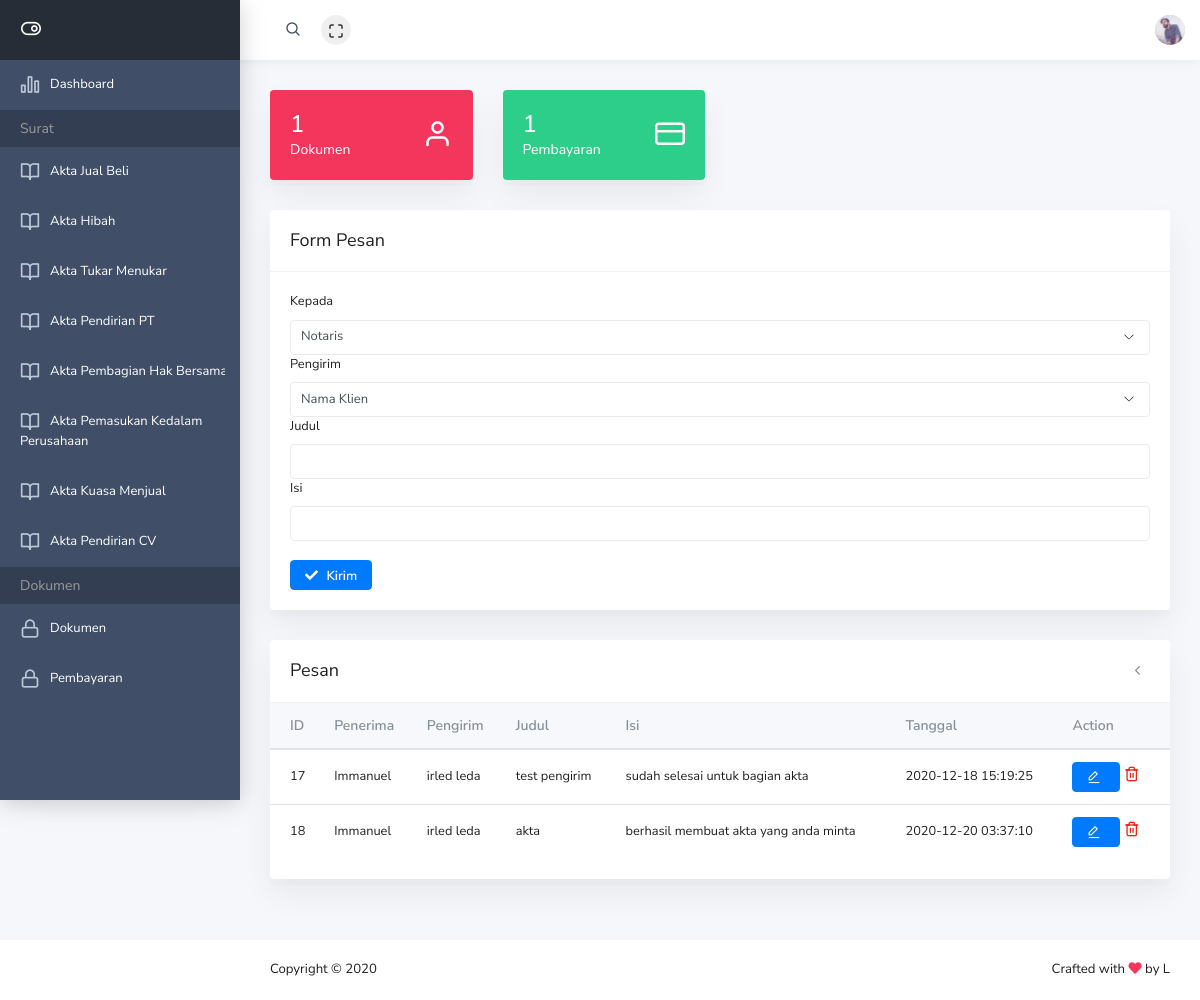
The page /klien/index.php (signed in) on the database its author committed.
### tables this page shows
CREATE TABLE `pesan` (
  `id_pesan` int(11) NOT NULL,
  `pengirim` int(11) NOT NULL,
  `id_notaris` int(11) NOT NULL,
  `judul` varchar(30) NOT NULL,
  `isi` text NOT NULL,
  `waktu` timestamp NOT NULL DEFAULT current_timestamp() ON UPDATE current_timestamp()
);

CREATE TABLE `klien` (
  `id` int(11) NOT NULL,
  `nama` varchar(30) NOT NULL,
  `alamat` varchar(30) NOT NULL,
  `no_hp` varchar(20) NOT NULL,
  `user` varchar(30) NOT NULL,
  `pass` varchar(30) NOT NULL,
  `status` enum('aktif','pasif') NOT NULL
);

CREATE TABLE `notaris` (
  `id_notris` int(11) NOT NULL,
  `nama` varchar(30) NOT NULL,
  `no_hp` varchar(20) NOT NULL,
  `jk` enum('L','P') NOT NULL,
  `user` varchar(50) NOT NULL,
  `pass` varchar(50) NOT NULL,
  `status` enum('aktif','tidak') NOT NULL
);

### klien/index.php (the view, shortened to what this page needs)
<?php
require "function.php";
include ('koneksi.php');
include "header.php";
  $r1 = mysqli_query($kon,'select count(*) from dokumen');
  $count1 = mysqli_fetch_array($r1);
  $r3 = mysqli_query($kon,'select count(*) from pembayaran');
  $count3 = mysqli_fetch_array($r3);
?>
                <div class="main-content">
                    <div class="container-fluid">
                        <div class="row">
                            <div class="col-xl-3 col-md-3">
                                <div class="card card-red text-white">
                                    <div class="card-block">
                                        <div class="row align-items-center">
                                            <div class="col-8">
                                                <h4 class="mb-0"><?php echo $count1[0];?></h4>
                                                <p class="mb-0">Dokumen </p>
                                            </div>
                                            <div class="col-4 text-right">
                                                <i class="ik ik-user f-30"></i>
                                            </div>
                                        </div>
                                    </div>
                                </div>
                            </div>
                            <div class="col-xl-3 col-md-6">
                                <div class="card card-green text-white">
                                    <div class="card-block">
                                        <div class="row align-items-center">
                                            <div class="col-8">
                                                <h4 class="mb-0"><?php echo $count3[0];?></h4>
                                                <p class="mb-0">Pembayaran</p>
                                            </div>
                                            <div class="col-4 text-right">
                                                <i class="ik ik-credit-card f-30"></i>
                                            </div>
                                        </div>
                                    </div>
                                </div>
                            </div>
                        </div>
                          <div class="row">
                            <div class="col-md-12">
                                <div class="card">
                                    <div class="card-header"><h3>Form Pesan</h3></div>
                                    <div class="card-body">
                                        <form role="form" action="" method="post" enctype="multipart/form-data">
                                             <div class="from-group">
                                                <label>Kepada</label>
                                                 <select name= "id_notaris" id="id_notaris" class="form-control" type="text">
                                                 <option>Notaris</option>
                                                                <?php
                                                                    $data = mysqli_query($koneksi,"SELECT * from notaris ");
                                                                while ($sql = mysqli_fetch_array($data))
                                                                    { ?>
                                                                        <option value='<?php echo $sql['id_notris'] ?>'><?php echo $sql ['id_notris'] ?> | <?php echo $sql['nama'] ?></option>
                                                                 <?php } ?>
                                                 </select>
                                             </div>
                                             <div class="from-group">
                                                <label>Pengirim</label>
                                                 <select name= "pengirim" id="pengirim" class="form-control" type="text">
                                                 <option>Nama Klien</option>
                                                                <?php
                                                                    $id = $_SESSION['id'];
                                                                    $data = mysqli_query($koneksi,"SELECT * from klien where klien.id = $id ");
                                                                while ($sql = mysqli_fetch_array($data))
                                                                    { ?>
                                                                        <option value='<?php echo $sql['id'] ?>'><?php echo $sql ['id'] ?> | <?php echo $sql['nama'] ?></option>
                                                                 <?php } ?>
                                                 </select>
                                             </div>
                                             <div class="from-group">
                                                <label>Judul</label>
                                                 <input type="text" class="form-control" name="judul" value="<?php echo $sql ['judul'] ?>" required='required'/>
                                             </div>
                                             <div class="from-group">
                                                <label>Isi</label>
                                                 <input type="text" class="form-control" name="isi" value="<?php echo $sql ['isi'] ?>" required='required'/>
                                             </div>
                                             <br>
                                            <button type="submit" name="simpan" value="simpan" class="btn btn-primary" ><i class="fa fa-check"></i> Kirim</button>
                                        </form>
                                    </div>
                                </div>
                            </div>
                             <div class="col-xl-12 col-md-6">
                                <div class="card table-card">
                                    <div class="card-header">
                                        <h3>Pesan</h3>
                                        <div class="card-header-right">
                                            <ul class="list-unstyled card-option">
                                                <li><i class="ik ik-chevron-left action-toggle"></i></li>
                                            </ul>
                                        </div>
                                    </div>
                                    <div class="card-block">
                                        <div class="table-responsive">
                                            <table class="table table-hover mb-0">
                                                <thead>
                                                    <tr>
                                                        <th>ID</th>
                                                        <th>Penerima</th>
                                                        <th>Pengirim</th>
                                                        <th>Judul</th>
                                                        <th>Isi</th>
                                                        <th>Tanggal</th>
                                                        <th>Action</th>
                                                    </tr>
                                                </thead>
                                                <tbody>
                                                     <?php
                                                        $data=$_SESSION['id'];
                                                        $sql =  mysqli_query($kon,"SELECT pesan.id_pesan, klien.nama, notaris.nama as nama_notaris,pesan.judul,pesan.isi,pesan.waktu FROM pesan INNER JOIN klien on pesan.pengirim=klien.id INNER JOIN notaris ON pesan.id_notaris=notaris.id_notris where klien.id = '$data'");
                                                         while ($row=mysqli_fetch_array($sql)) {
                                                      ?>
                                                    <tr>
                                                         <td><?= $row["id_pesan"];?></td>
                                                        <td><?= $row["nama"];?></td>
                                                        <td><?= $row["nama_notaris"];?></td>
                                                        <td><?= $row["judul"];?></td>
                                                        <td><?= $row["isi"];?></td>
                                                        <td><?= $row["waktu"];?></td>
                                                        <td>
                                                            <?php echo "<a href='#' class='lihat btn btn-primary' data-id=".$row['id_pesan']."><i class='ik ik-edit-1'></i></a>  "?>
                                                            <a href="proses/hapuspesan.php?id_pesan=<?= $row["id_pesan"];?>"><i class="ik ik-trash-2 f-16 text-red"></i></a>
                                                        </td>
                                                    </tr>
                                                    <?php }  ?>
                                                </tbody>
                                            </table>
                                        </div>
                                    </div>
                                </div>
                            </div>
                         </div>
                    </div>
                </div>
<?php
include 'footer.php';
?>
    </body>
</html>

### klien/header.php (shortened to what this page needs)
<!doctype html>
<html class="no-js" lang="en">
    <head>
        <link rel="stylesheet" href="../plugins/bootstrap/dist/css/bootstrap.min.css">
        <link rel="stylesheet" href="../plugins/fontawesome-free/css/all.min.css">
        <link rel="stylesheet" href="../plugins/icon-kit/dist/css/iconkit.min.css">
        <link rel="stylesheet" href="../plugins/ionicons/dist/css/ionicons.min.css">
        <link rel="stylesheet" href="../plugins/perfect-scrollbar/css/perfect-scrollbar.css">
        <link rel="stylesheet" href="../plugins/datatables.net-bs4/css/dataTables.bootstrap4.min.css">
        <link rel="stylesheet" href="../plugins/jvectormap/jquery-jvectormap.css">
        <link rel="stylesheet" href="../plugins/tempusdominus-bootstrap-4/build/css/tempusdominus-bootstrap-4.min.css">
        <link rel="stylesheet" href="../plugins/weather-icons/css/weather-icons.min.css">
        <link rel="stylesheet" href="../plugins/c3/c3.min.css">
        <link rel="stylesheet" href="../plugins/owl.carousel/dist/assets/owl.carousel.min.css">
        <link rel="stylesheet" href="../plugins/owl.carousel/dist/assets/owl.theme.default.min.css">
        <link rel="stylesheet" href="../dist/css/theme.min.css">
        <link rel="stylesheet" href="jquery.dataTables.css">
    </head>
    <body>
        <div class="wrapper">
            <header class="header-top" header-theme="light">
                <div class="container-fluid">
                    <div class="d-flex justify-content-between">
                        <div class="top-menu d-flex align-items-center">
                            <div class="header-search">
                                <div class="input-group">
                                    <input type="text" class="form-control">
                                    <span class="input-group-addon search-btn"><i class="ik ik-search"></i></span>
                                </div>
                            </div>
                            <button type="button" id="navbar-fullscreen" class="nav-link"><i class="ik ik-maximize"></i></button>
                        </div>
                        <div class="top-menu d-flex align-items-center">
                            <div class="dropdown">
                                <a class="dropdown-toggle" href="#" id="userDropdown" role="button" data-toggle="dropdown" aria-haspopup="true" aria-expanded="false"><img class="avatar" src="img/user.jpg" alt=""></a>
                            </div>
                        </div>
                    </div>
                </div>
            </header>
            <div class="page-wrap">
                <div class="app-sidebar colored">
                    <div class="sidebar-header">
                        <button type="button" class="nav-toggle"><i data-toggle="expanded" class="ik ik-toggle-right toggle-icon"></i></button>
                    </div>
                    <div class="sidebar-content">
                        <div class="nav-container">
                            <nav id="main-menu-navigation" class="navigation-main">
                                <div class="nav-item">
                                    <a href="index.php"><i class="ik ik-bar-chart-2"></i><span>Dashboard</span></a>
                                </div>
                                <div class="nav-lavel">Surat</div>
                                <div class="nav-item">
                                    <a href="akta_jualbeli.php"><i class="ik ik-book-open"></i><span>Akta Jual Beli</span></a>
                                    <a href="akta_hibah.php"><i class="ik ik-book-open"></i><span>Akta Hibah</span></a>
                                    <a href="akta_tukar.php"><i class="ik ik-book-open"></i><span>Akta Tukar Menukar</span></a>
                                    <a href="akta_pt.php"><i class="ik ik-book-open"></i><span>Akta Pendirian PT</span></a>
                                    <a href="akta_hak.php"><i class="ik ik-book-open"></i><span>Akta Pembagian Hak Bersama</span></a>
                                    <a href="akta_perusahaan.php"><i class="ik ik-book-open"></i><span>Akta Pemasukan Kedalam <br> Perusahaan</span></a>
                                    <a href="akta_kuasa.php"><i class="ik ik-book-open"></i><span>Akta Kuasa Menjual</span></a>
                                    <a href="akta_cv.php"><i class="ik ik-book-open"></i><span>Akta Pendirian CV</span></a>
                                </div>
                                <div class="nav-lavel">Dokumen</div>
                                <div class="nav-item">
                                    <a href="dokumen.php"><i class="ik ik-lock"></i><span>Dokumen</span></a>
                                     <a href="Pembayaran.php"><i class="ik ik-lock"></i><span>Pembayaran</span></a>
                                </div>
                            </nav>
                        </div>
                    </div>
                </div>

### klien/footer.php
<footer class="footer">
                 <div class="w-100 clearfix">
                     <span class="text-center text-sm-left d-md-inline-block">Copyright © 2020</span>
                     <span class="float-none float-sm-right mt-1 mt-sm-0 text-center">Crafted with <i class="fa fa-heart text-danger"></i> by <a href="http://lavalite.org/" class="text-dark" target="_blank">L</a></span>
                 </div>
             </footer>
         </div>
     </div>

### rows shown on the page
pesan: id_pesan "17", klien.nama "Immanuel", id_notaris.nama "irled leda", judul "test pengirim", isi "sudah selesai untuk bagian akta", waktu "2020-12-18 15:19:25"
pesan: id_pesan "18", klien.nama "Immanuel", id_notaris.nama "irled leda", judul "akta", isi "berhasil membuat akta yang anda minta", waktu "2020-12-20 03:37:10"

### other values the page prints
$count1[0] "1"
$count3[0] "1"
